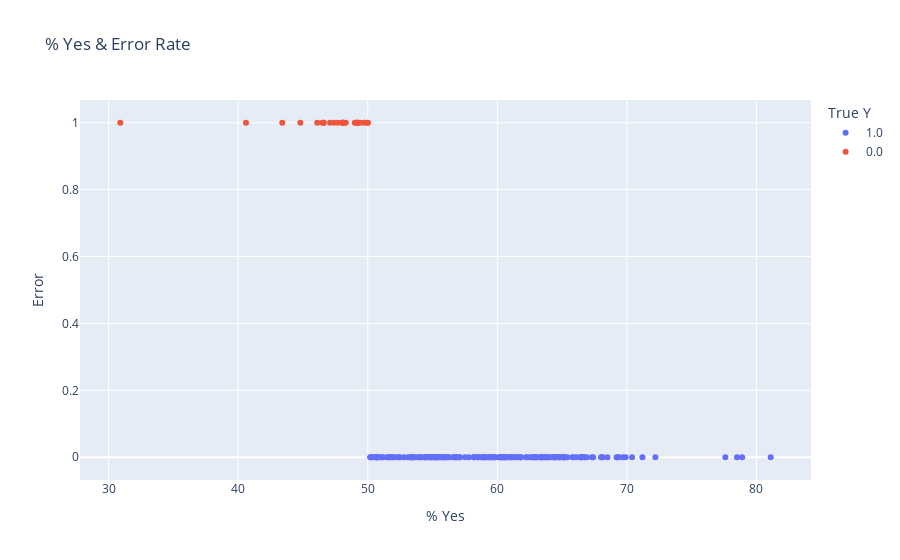

Notebook code cell kept with this figure:
### Code cell
# Plot % Yes & Error
plts.plot_yes_perc_error(X_test_all, y_test, y_pred_nn)

### Figure 1 — Plotly figure (JSON) as saved in the notebook; plotly's stock layout.template omitted (floating-point values rounded to 4 significant figures; data arrays with more than 128 entries replaced by an {"elided": "..."} marker saying what was removed)
{"data": [{"customdata": {"elided": "191x1 str values"}, "hovertemplate": "True Y=1.0<br>% Yes=%{x}<br>Error=%{y}<br>Municipality=%{customdata[0]}<extra></extra>", "legendgroup": "1.0", "marker": {"color": "#636efa", "symbol": "circle"}, "mode": "markers", "name": "1.0", "orientation": "v", "showlegend": true, "type": "scatter", "x": {"elided": "191 float values"}, "xaxis": "x", "y": {"elided": "191 int values"}, "yaxis": "y"}, {"customdata": [["Safiental"], ["Ziefen"], ["Maur"], ["Begnins"], ["Bätterkinden"], ["Fürstenau"], ["Apples"], ["Schelten"], ["Ittigen"], ["Muri (AG)"], ["Veyrier"], ["Schwerzenbach"], ["Lutry"], ["Genève"], ["Unterbäch"], ["Richterswil"], ["Ennetbaden"], ["Pregny-Chambésy"], ["Onsernone"], ["Bedigliora"], ["Wettswil am Albis"], ["Hedingen"], ["La Chaux-de-Fonds"], ["Carouge (GE)"], ["Mauraz"], ["Rheinfelden"]], "hovertemplate": "True Y=0.0<br>% Yes=%{x}<br>Error=%{y}<br>Municipality=%{customdata[0]}<extra></extra>", "legendgroup": "0.0", "marker": {"color": "#EF553B", "symbol": "circle"}, "mode": "markers", "name": "0.0", "orientation": "v", "showlegend": true, "type": "scatter", "x": [47.4, 48.3, 50, 49.2, 47.7, 49.2, 49.2, 48.1, 47.1, 49.4, 49, 46.6, 50, 44.8, 46.5, 48.1, 30.9, 48, 49.1, 48.1, 46.6, 46.1, 49.7, 43.4, 40.6, 49.2], "xaxis": "x", "y": [1, 1, 1, 1, 1, 1, 1, 1, 1, 1, 1, 1, 1, 1, 1, 1, 1, 1, 1, 1, 1, 1, 1, 1, 1, 1], "yaxis": "y"}], "layout": {"legend": {"title": {"text": "True Y"}, "tracegroupgap": 0}, "title": {"text": "% Yes & Error Rate"}, "xaxis": {"anchor": "y", "domain": [0, 1], "title": {"text": "% Yes"}}, "yaxis": {"anchor": "x", "domain": [0, 1], "title": {"text": "Error"}}}}
